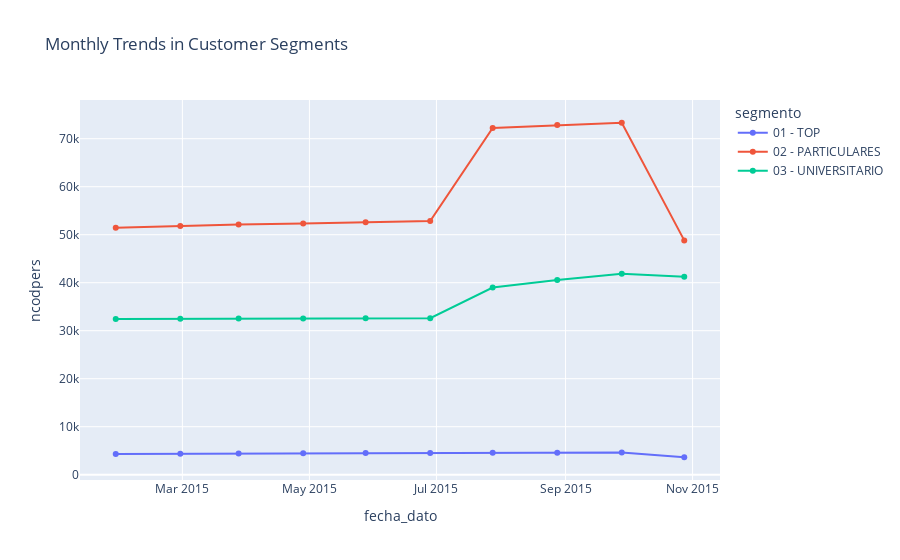

This figure's notebook cell:
### Code cell
#Monthly Trends in Customer Segments
segment_trend = df.groupby(['fecha_dato', 'segmento'])['ncodpers'].nunique().reset_index()
fig = px.line(segment_trend, x='fecha_dato', y='ncodpers', color='segmento',
              title="Monthly Trends in Customer Segments",markers=True)
fig.show()

### Figure 1 — Plotly figure (JSON) as saved in the notebook; plotly's stock layout.template omitted (floating-point values rounded to 4 significant figures)
{"data": [{"hovertemplate": "segmento=01 - TOP<br>fecha_dato=%{x}<br>ncodpers=%{y}<extra></extra>", "legendgroup": "01 - TOP", "line": {"color": "#636efa", "dash": "solid"}, "marker": {"symbol": "circle"}, "mode": "lines+markers", "name": "01 - TOP", "orientation": "v", "showlegend": true, "type": "scatter", "x": ["2015-01-28T00:00:00.000000000", "2015-02-28T00:00:00.000000000", "2015-03-28T00:00:00.000000000", "2015-04-28T00:00:00.000000000", "2015-05-28T00:00:00.000000000", "2015-06-28T00:00:00.000000000", "2015-07-28T00:00:00.000000000", "2015-08-28T00:00:00.000000000", "2015-09-28T00:00:00.000000000", "2015-10-28T00:00:00.000000000"], "xaxis": "x", "y": [4317, 4369, 4408, 4462, 4512, 4537, 4549, 4587, 4647, 3635], "yaxis": "y"}, {"hovertemplate": "segmento=02 - PARTICULARES<br>fecha_dato=%{x}<br>ncodpers=%{y}<extra></extra>", "legendgroup": "02 - PARTICULARES", "line": {"color": "#EF553B", "dash": "solid"}, "marker": {"symbol": "circle"}, "mode": "lines+markers", "name": "02 - PARTICULARES", "orientation": "v", "showlegend": true, "type": "scatter", "x": ["2015-01-28T00:00:00.000000000", "2015-02-28T00:00:00.000000000", "2015-03-28T00:00:00.000000000", "2015-04-28T00:00:00.000000000", "2015-05-28T00:00:00.000000000", "2015-06-28T00:00:00.000000000", "2015-07-28T00:00:00.000000000", "2015-08-28T00:00:00.000000000", "2015-09-28T00:00:00.000000000", "2015-10-28T00:00:00.000000000"], "xaxis": "x", "y": [51463, 51817, 52112, 52334, 52587, 52835, 72240, 72840, 73321, 48811], "yaxis": "y"}, {"hovertemplate": "segmento=03 - UNIVERSITARIO<br>fecha_dato=%{x}<br>ncodpers=%{y}<extra></extra>", "legendgroup": "03 - UNIVERSITARIO", "line": {"color": "#00cc96", "dash": "solid"}, "marker": {"symbol": "circle"}, "mode": "lines+markers", "name": "03 - UNIVERSITARIO", "orientation": "v", "showlegend": true, "type": "scatter", "x": ["2015-01-28T00:00:00.000000000", "2015-02-28T00:00:00.000000000", "2015-03-28T00:00:00.000000000", "2015-04-28T00:00:00.000000000", "2015-05-28T00:00:00.000000000", "2015-06-28T00:00:00.000000000", "2015-07-28T00:00:00.000000000", "2015-08-28T00:00:00.000000000", "2015-09-28T00:00:00.000000000", "2015-10-28T00:00:00.000000000"], "xaxis": "x", "y": [32457, 32485, 32518, 32555, 32578, 32595, 38982, 40564, 41850, 41256], "yaxis": "y"}], "layout": {"legend": {"title": {"text": "segmento"}, "tracegroupgap": 0}, "title": {"text": "Monthly Trends in Customer Segments"}, "xaxis": {"anchor": "y", "domain": [0, 1], "title": {"text": "fecha_dato"}}, "yaxis": {"anchor": "x", "domain": [0, 1], "title": {"text": "ncodpers"}}}}
